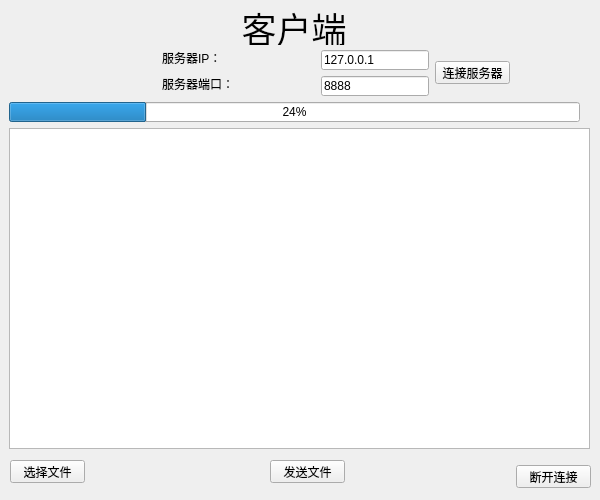
<?xml version="1.0" encoding="UTF-8"?>
<ui version="4.0">
 <class>clientWidget</class>
 <widget class="QWidget" name="clientWidget">
  <property name="geometry">
   <rect>
    <x>0</x>
    <y>0</y>
    <width>600</width>
    <height>500</height>
   </rect>
  </property>
  <property name="windowTitle">
   <string>Form</string>
  </property>
  <widget class="QLineEdit" name="port_edit">
   <property name="geometry">
    <rect>
     <x>321</x>
     <y>76</y>
     <width>108</width>
     <height>20</height>
    </rect>
   </property>
   <property name="text">
    <string>8888</string>
   </property>
  </widget>
  <widget class="QPushButton" name="connect_btn">
   <property name="geometry">
    <rect>
     <x>435</x>
     <y>61</y>
     <width>75</width>
     <height>23</height>
    </rect>
   </property>
   <property name="text">
    <string>连接服务器</string>
   </property>
  </widget>
  <widget class="QTextEdit" name="textEdit">
   <property name="geometry">
    <rect>
     <x>9</x>
     <y>128</y>
     <width>581</width>
     <height>321</height>
    </rect>
   </property>
   <property name="readOnly">
    <bool>true</bool>
   </property>
  </widget>
  <widget class="QPushButton" name="choose_btn">
   <property name="geometry">
    <rect>
     <x>10</x>
     <y>460</y>
     <width>75</width>
     <height>23</height>
    </rect>
   </property>
   <property name="text">
    <string>选择文件</string>
   </property>
  </widget>
  <widget class="QLabel" name="label">
   <property name="geometry">
    <rect>
     <x>240</x>
     <y>10</y>
     <width>108</width>
     <height>35</height>
    </rect>
   </property>
   <property name="font">
    <font>
     <family>楷体</family>
     <pointsize>26</pointsize>
    </font>
   </property>
   <property name="text">
    <string>客户端</string>
   </property>
   <property name="alignment">
    <set>Qt::AlignCenter</set>
   </property>
  </widget>
  <widget class="QLineEdit" name="ip_edit">
   <property name="geometry">
    <rect>
     <x>321</x>
     <y>50</y>
     <width>108</width>
     <height>20</height>
    </rect>
   </property>
   <property name="text">
    <string>127.0.0.1</string>
   </property>
  </widget>
  <widget class="QLabel" name="label_2">
   <property name="geometry">
    <rect>
     <x>162</x>
     <y>50</y>
     <width>60</width>
     <height>16</height>
    </rect>
   </property>
   <property name="text">
    <string>服务器IP：</string>
   </property>
  </widget>
  <widget class="QLabel" name="label_3">
   <property name="geometry">
    <rect>
     <x>162</x>
     <y>76</y>
     <width>72</width>
     <height>16</height>
    </rect>
   </property>
   <property name="text">
    <string>服务器端口：</string>
   </property>
  </widget>
  <widget class="QProgressBar" name="progressBar">
   <property name="geometry">
    <rect>
     <x>9</x>
     <y>102</y>
     <width>571</width>
     <height>20</height>
    </rect>
   </property>
   <property name="value">
    <number>24</number>
   </property>
  </widget>
  <widget class="QPushButton" name="close_btn">
   <property name="geometry">
    <rect>
     <x>516</x>
     <y>465</y>
     <width>75</width>
     <height>23</height>
    </rect>
   </property>
   <property name="text">
    <string>断开连接</string>
   </property>
  </widget>
  <widget class="QPushButton" name="send_btn">
   <property name="geometry">
    <rect>
     <x>270</x>
     <y>460</y>
     <width>75</width>
     <height>23</height>
    </rect>
   </property>
   <property name="text">
    <string>发送文件</string>
   </property>
  </widget>
 </widget>
 <resources/>
 <connections/>
</ui>
